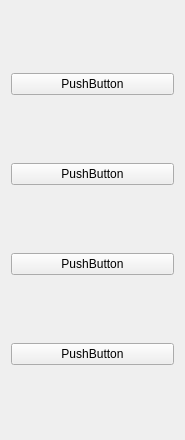
<?xml version="1.0" encoding="UTF-8"?>
<ui version="4.0">
 <class>OPTestingPanel</class>
 <widget class="QWidget" name="OPTestingPanel">
  <property name="geometry">
   <rect>
    <x>0</x>
    <y>0</y>
    <width>185</width>
    <height>440</height>
   </rect>
  </property>
  <property name="windowTitle">
   <string>TestingPanel</string>
  </property>
  <layout class="QGridLayout" name="gridLayout">
   <item row="1" column="0">
    <widget class="QPushButton" name="button_write">
     <property name="text">
      <string>PushButton</string>
     </property>
    </widget>
   </item>
   <item row="5" column="0">
    <widget class="QPushButton" name="button_triggers">
     <property name="text">
      <string>PushButton</string>
     </property>
    </widget>
   </item>
   <item row="4" column="0">
    <widget class="QPushButton" name="button_enlarge">
     <property name="text">
      <string>PushButton</string>
     </property>
    </widget>
   </item>
   <item row="0" column="0">
    <widget class="QPushButton" name="button_antishake">
     <property name="text">
      <string>PushButton</string>
     </property>
    </widget>
   </item>
  </layout>
 </widget>
 <resources/>
 <connections/>
</ui>
